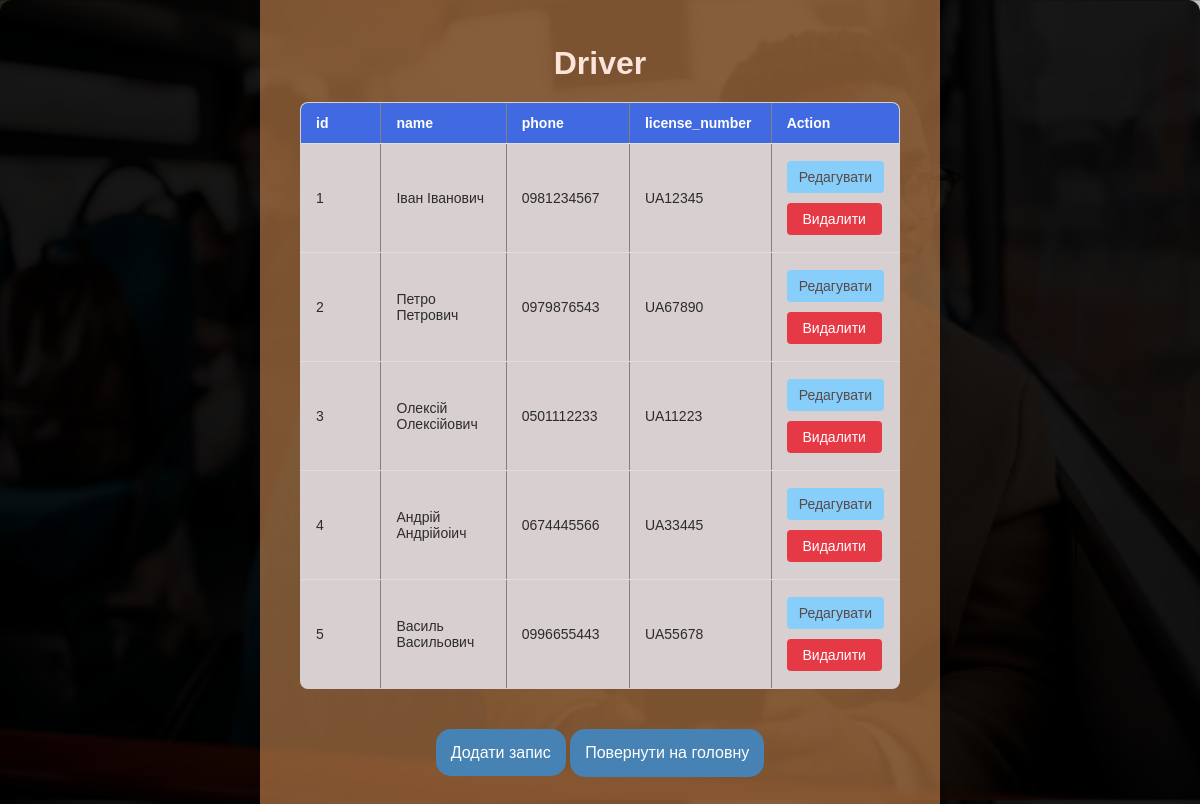
Page /table/Driver on the committed database.
### db_manager.py (models this page shows)
class Driver(db.Model):
    id = db.Column(db.Integer, primary_key=True)
    name = db.Column(db.String(100), nullable=False)
    phone = db.Column(db.String(50), nullable=False)
    license_number = db.Column(db.String(50), nullable=False)

### db_manager.py (the view)
@app.route('/table/<string:table_name>')
def show_table(table_name):
    if table_name == 'Bus':
        records = Bus.query.all()
    elif table_name == 'Driver':
        records = Driver.query.all()
    elif table_name == 'Route':
        records = Route.query.all()
    elif table_name == 'Schedule':
        records = Schedule.query.all()
    elif table_name == 'Ticket':
        records = Ticket.query.all()
    else:
        return "Table not found", 404
    return render_template('table.html', table_name=table_name, records=records)

### templates/table.html (shortened to what this page needs)
<!DOCTYPE html>
<html>
<head>
    <link rel="stylesheet" href="{{ url_for('static', filename='style.css') }}">
</head>
<body>
<div class="container">
    <h1>{{ table_name }}</h1>
    {% if records %}
    <table border="1">
        <thead>
        <tr>
            {% for column in records[0].__table__.columns.keys() %}
            <th>{{ column }}</th>
            {% endfor %}
            <th>Action</th>
        </tr>
        </thead>
       {% for record in records %}
        <tr>
            {% for column in record.__table__.columns.keys() %}
            <td>{{ record[column] if column in record.__table__.columns.keys() else 'N/A' }}</td>
            {% endfor %}
            <td>
                <a href="{{ url_for('edit_record', table_name=table_name, record_id=record.id) }}" class="btn-edit">Редагувати</a>
                <form action="{{ url_for('delete_record', table_name=table_name, record_id=record.id) }}" method="post" style="display:inline;">
                    <button type="submit" class="btn-danger">Видалити</button>
                </form>
            </td>
        </tr>
        {% endfor %}
    </table>
    {% else %}
    <p>Записів немає.</p>
    {% endif %}
    <a href="{{ url_for('add_record', table_name=table_name) }}" class="btn-primary">Додати запис</a>
    <a href="{{ url_for('index') }}">
        <button class="btn-primary">Повернути на головну</button>
    </a>
</div>
</body>
</html>

### static/style.css (style rules this page uses)
body { font-family: Arial, sans-serif; display: flex; justify-content: center; align-items: center; height: 100vh; margin: 0; background-image: url("/static/background.jpg"); background-size: cover; background-position: center; }
h1 { color: #fce4da; font-size: 32px; font-weight: 600; text-align: center; margin-bottom: 20px; }
.container { background-color:rgba(244, 164, 96, 0.500); padding: 40px; border-radius: 12px; box-shadow: 0px 4px 12px rgba(0, 0, 0, 0.1); width: 100%; max-width: 600px; text-align: center; }
.container::before { content: ""; position: absolute; top: 0; left: 0; right: 0; bottom: 0; background: rgba(0, 0, 0, 0.9); border-radius: 12px; z-index: -1; }
table { width: 100%; border-collapse: collapse; margin: 20px 0; background-color: #d8d0d0; border-radius: 8px; overflow: hidden; }
thead { background-color: #4169E1; color: #ffffff; }
th, td { width: 25%; padding: 12px 15px; text-align: left; border-bottom: 1px solid #e0e0e0; font-size: 14px; }
td { color: #2c2c2c; }
.btn-edit, .btn-danger { display: inline-block; text-decoration: none; padding: 8px 12px; margin: 5px 0; font-size: 14px; border-radius: 4px; transition: background-color 0.3s ease; }
.btn-edit { color: #584a4a; background-color: #87CEFA; cursor: pointer; }
.btn-danger { color: #fff; background-color: #e63946; border: none; cursor: pointer; width:95px; }
th { font-weight: bold; }
.btn-primary { padding: 15px; margin-top: 20px; border-radius: 15px; font-size: 1rem; text-align: center; text-decoration: none; color: #ffffff; transition: background-color 0.3s ease; background-color: #4682B4; cursor: pointer; border:none; }

### rows in the picture
Driver: id "1" "Іван Іванович" "0981234567" "UA12345"
Driver: id "2" "Петро Петрович" "0979876543" "UA67890"
Driver: id "3" "Олексій Олексійович" "0501112233" "UA11223"
Driver: id "4" "Андрій Андрійоіич" "0674445566" "UA33445"
Driver: id "5" "Василь Васильович" "0996655443" "UA55678"

### other values in the picture
{{ table_name }} "Driver"
{{ column }} "id" "name" "phone" "license_number"
